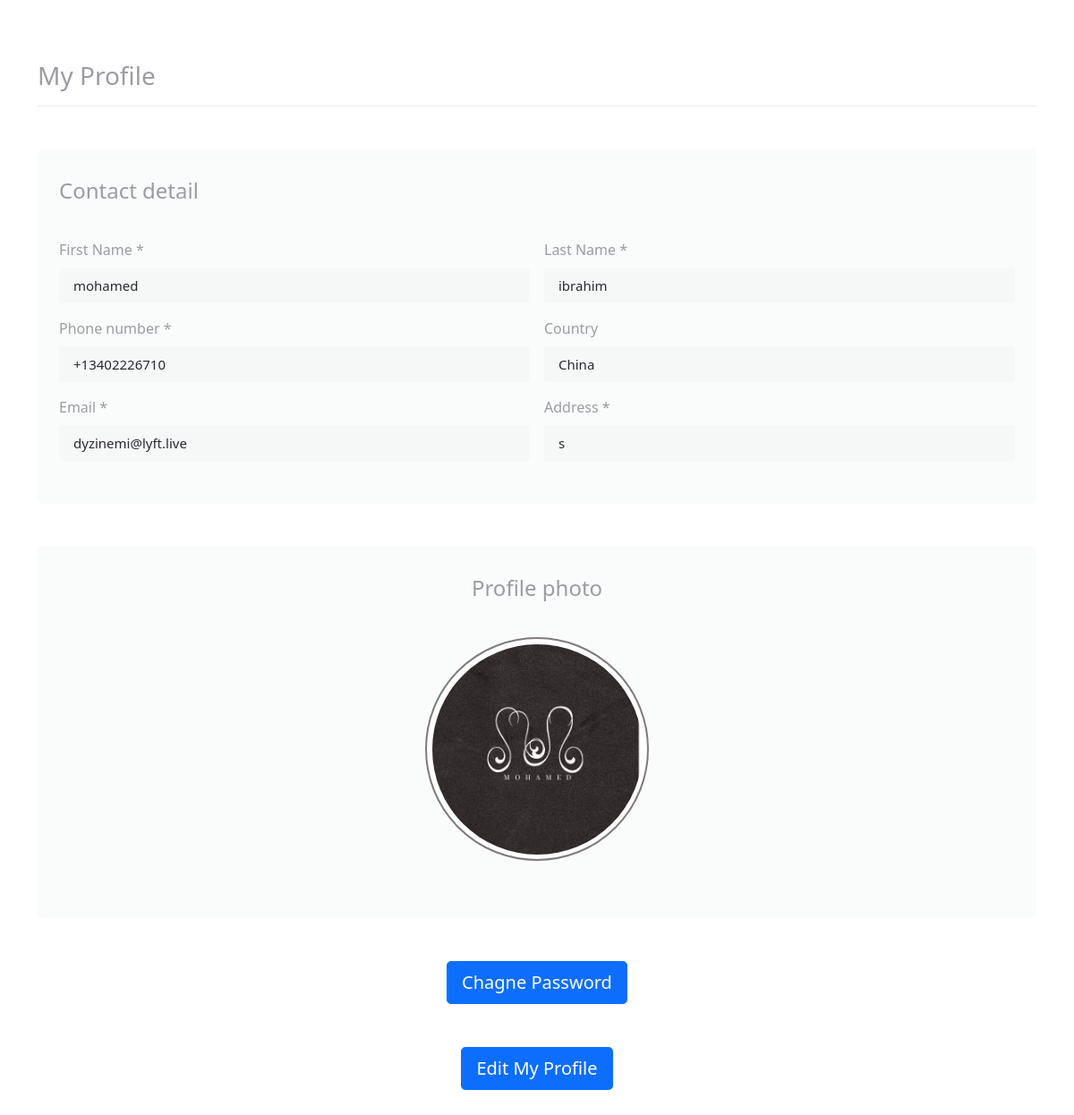
Screenshot of /accounts/profile/admin (signed in) with the database file from the repository.
### accounts/models.py (models this page shows, shortened)
class Profile(models.Model):
    user=models.OneToOneField(User, verbose_name=_("user"), on_delete=models.CASCADE)
    friend=models.ManyToManyField('Friend',related_name='user_friends')
    friend_request=models.ManyToManyField('Friend',related_name='user_friend_requests')
    phone=models.CharField(max_length=20,verbose_name=_("phone"))
    slug=models.SlugField(blank=True, null=True)
    image=models.ImageField(upload_to='profile/',blank=True, null=True)
    country=CountryField(blank_label='select country')
    adress=models.CharField(max_length=100)
    Token=models.CharField(max_length=500,blank=True, null=True)
    join_date=models.DateTimeField(verbose_name=_("Created At"), default=datetime.now)
    class Meta:
        verbose_name = _("Profile")
        verbose_name_plural = _("Profiles")
    def create_profile(sender ,*args, **kwargs):
        if kwargs['created']:
            user_profile=Profile.objects.create(user=kwargs['instance'])
    post_save.connect(create_profile , sender=User)

### accounts/views.py (the view)
# urls.py: path('profile/<slug:slug>',views.profile ,name='profile'),
@login_required(login_url='/accounts/login/')
def profile(request,slug):
    profile=get_object_or_404(Profile,slug=slug)
    if request.user.id == profile.user.id:
        context={'profile':profile,}
        return render(request,'profile.html',context)
    else:
        return HttpResponseForbidden("You don't have permission to view this profile.")

### accounts/templates/profile.html (shortened to what this page needs)
{% load static %}
<!DOCTYPE html>
<html lang="en">
<head>
    <link href="https://cdn.jsdelivr.net/npm/bootstrap@5.1.3/dist/css/bootstrap.min.css" rel="stylesheet">
</head>
<body>
    <link rel="stylesheet" href="https://cdnjs.cloudflare.com/ajax/libs/font-awesome/5.13.1/css/all.min.css"
 />
    <div class="container">
        <div class="row">
            <div class="col-12">
                <div class="my-5">
                    <h3>My Profile</h3>
                    <hr>
                </div>
                <form class="file-upload">
                    <div class="row mb-5 gx-5">
                        <div class="col-xxl-8 mb-5 mb-xxl-0">
                            <div class="bg-secondary-soft px-4 py-5 rounded">
                                <div class="row g-3">
                                    <h4 class="mb-4 mt-0">Contact detail</h4>
                                    <div class="col-md-6">
                                        <label class="form-label">First Name *</label>
                                        <label type="text" class="form-control" value="Scaralet">{{profile.user.first_name}}</label>
                                    </div>
                                    <div class="col-md-6">
                                        <label class="form-label">Last Name *</label>
                                        <label type="text" class="form-control" placeholder aria-label="Last name"
                                            value="Doe">{{profile.user.last_name}}</label>
                                    </div>
                                    <div class="col-md-6">
                                        <label class="form-label">Phone number *</label>
                                        <label type="text" class="form-control" placeholder aria-label="Phone number"
                                            value="(333) 000 555">{{profile.phone}} </label>
                                    </div>
                                    <div class="col-md-6">
                                        <label class="form-label">Country</label>
                                        <label type="text" class="form-control" placeholder aria-label="Phone number"
                                            value="+91 9852 8855 252">{{profile.country.name}}</label>
                                    </div>
                                    <div class="col-md-6">
                                        <label for="inputEmail4" class="form-label">Email *</label>
                                        <label type="email" class="form-control" id="inputEmail4"
                                            value="example@homerealty.com">{{profile.user.email}}</label>
                                    </div>
                                    <div class="col-md-6">
                                        <label for="inputEmail4" class="form-label">Address *</label>
                                        <label type="email" class="form-control" id="inputEmail4"
                                            value="example@homerealty.com">{{profile.adress}}</label>
                                    </div>
                                </div>
                            </div>
                        </div>
                        <div class="col-xxl-4">
                            <div class="bg-secondary-soft px-4 py-5 rounded">
                                <div class="row g-3">
                                    <h4 style="text-align: center;" class="mb-4 mt-0">Profile photo</h4>
                                    <div class="text-center">
                                        <div class="square position-relative display-2 mb-3" style="border: 2px solid #7f7a7a;display: flex;align-items: center;border-radius: 50%;">
                                            {% if profile.image  %}
                                                <img class="profile-img" style="width: 235px;height: 235px;border-radius: 50%;margin: 0 auto;" src="{{profile.image.url}}" alt="card-img-top">
                                            {% else %}
                                                <img class="profile-img-defult" style="width: 235px;height: 235px;border-radius: 50%;margin: 0 auto;" src="{% static 'user_no_image.png' %}" alt="card-img-top">
                                            {% endif %}
                                        </div>
                                    </div>
                                </div>
                            </div>
                        </div>
                    </div>
                    <div class="row mb-12 gx-12" style="justify-content: center;">
                        <div class="col-xxl-3 mb-5 mb-xxl-0 justify-content-md-end text-center">
                            <a href="{% url 'accounts:password_change' slug=user.profile.slug %}" type="button" class="btn btn-primary btn-lg">Chagne Password</a>
                        </div>
                        <div class="col-xxl-3 mb-5 mb-xxl-0 justify-content-md-end text-center">
                            <a href="{% url 'accounts:edit' slug=user.profile.slug%}" type="button" class="btn btn-primary btn-lg">Edit My Profile</a>
                        </div>
                    </div>
                </form>
            </div>
        </div>
    </div>
</body>
</html>

### accounts/templates/profile.html (style rules this page uses)
body { margin-top: 20px; color: #9b9ca1; }
.bg-secondary-soft { background-color: rgba(208, 212, 217, 0.1) !important; }
.rounded { border-radius: 5px !important; }
.py-5 { padding-top: 3rem !important; padding-bottom: 3rem !important; }
.px-4 { padding-right: 1.5rem !important; padding-left: 1.5rem !important; }
.file-upload .square { height: 250px; width: 250px; margin: auto; vertical-align: middle; border: 1px solid #e5dfe4; background-color: #fff; border-radius: 5px; }
.form-control { display: block; width: 100%; padding: 0.5rem 1rem; font-size: 0.9375rem; font-weight: 400; line-height: 1.6; color: #29292e; background-color: rgba(208, 212, 217, 0.1) !important; background-clip: padding-box; border: none; -webkit-appearance: none; -moz-appearance: none; appearance: none; }

### rows the page displays
Profile: user.first_name "mohamed", user.last_name "ibrahim", phone "+13402226710", country.name "China", user.email "dyzinemi@lyft.live", adress "s", image (picture)
